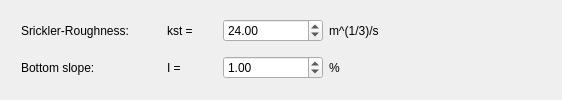
    <widget class="QWidget" name="widget" native="true">
     <layout class="QGridLayout" name="gridLayout">
      <item row="0" column="0">
       <widget class="QLabel" name="label_83">
        <property name="minimumSize">
         <size>
          <width>150</width>
          <height>0</height>
         </size>
        </property>
        <property name="maximumSize">
         <size>
          <width>150</width>
          <height>16777215</height>
         </size>
        </property>
        <property name="text">
         <string>Srickler-Roughness:</string>
        </property>
        <property name="indent">
         <number>10</number>
        </property>
       </widget>
      </item>
      <item row="0" column="1">
       <widget class="QLabel" name="label_156">
        <property name="minimumSize">
         <size>
          <width>50</width>
          <height>0</height>
         </size>
        </property>
        <property name="maximumSize">
         <size>
          <width>50</width>
          <height>16777215</height>
         </size>
        </property>
        <property name="text">
         <string>kst =</string>
        </property>
       </widget>
      </item>
      <item row="0" column="2">
       <widget class="QDoubleSpinBox" name="doubleSpinBoxStrickler">
        <property name="minimumSize">
         <size>
          <width>100</width>
          <height>0</height>
         </size>
        </property>
        <property name="maximumSize">
         <size>
          <width>100</width>
          <height>16777215</height>
         </size>
        </property>
        <property name="maximum">
         <double>99999999.000000000000000</double>
        </property>
        <property name="singleStep">
         <double>0.500000000000000</double>
        </property>
        <property name="value">
         <double>24.000000000000000</double>
        </property>
       </widget>
      </item>
      <item row="0" column="3">
       <widget class="QLabel" name="label_155">
        <property name="minimumSize">
         <size>
          <width>60</width>
          <height>0</height>
         </size>
        </property>
        <property name="maximumSize">
         <size>
          <width>60</width>
          <height>16777215</height>
         </size>
        </property>
        <property name="text">
         <string>m^(1/3)/s</string>
        </property>
       </widget>
      </item>
      <item row="1" column="0">
       <widget class="QLabel" name="label_84">
        <property name="minimumSize">
         <size>
          <width>150</width>
          <height>0</height>
         </size>
        </property>
        <property name="maximumSize">
         <size>
          <width>150</width>
          <height>16777215</height>
         </size>
        </property>
        <property name="text">
         <string>Bottom slope:</string>
        </property>
        <property name="indent">
         <number>10</number>
        </property>
       </widget>
      </item>
      <item row="1" column="1">
       <widget class="QLabel" name="label_158">
        <property name="minimumSize">
         <size>
          <width>50</width>
          <height>0</height>
         </size>
        </property>
        <property name="maximumSize">
         <size>
          <width>50</width>
          <height>16777215</height>
         </size>
        </property>
        <property name="text">
         <string>I =</string>
        </property>
       </widget>
      </item>
      <item row="1" column="2">
       <widget class="QDoubleSpinBox" name="doubleSpinBoxSlope">
        <property name="minimumSize">
         <size>
          <width>100</width>
          <height>0</height>
         </size>
        </property>
        <property name="maximumSize">
         <size>
          <width>100</width>
          <height>16777215</height>
         </size>
        </property>
        <property name="maximum">
         <double>99999999.000000000000000</double>
        </property>
        <property name="singleStep">
         <double>0.050000000000000</double>
        </property>
        <property name="value">
         <double>1.000000000000000</double>
        </property>
       </widget>
      </item>
      <item row="1" column="3">
       <widget class="QLabel" name="label_157">
        <property name="minimumSize">
         <size>
          <width>60</width>
          <height>0</height>
         </size>
        </property>
        <property name="maximumSize">
         <size>
          <width>60</width>
          <height>16777215</height>
         </size>
        </property>
        <property name="text">
         <string>%</string>
        </property>
       </widget>
      </item>
      <item row="0" column="4" rowspan="2">
       <spacer name="horizontalSpacer_11">
        <property name="orientation">
         <enum>Qt::Horizontal</enum>
        </property>
        <property name="sizeHint" stdset="0">
         <size>
          <width>162</width>
          <height>43</height>
         </size>
        </property>
       </spacer>
      </item>
     </layout>
    </widget>
